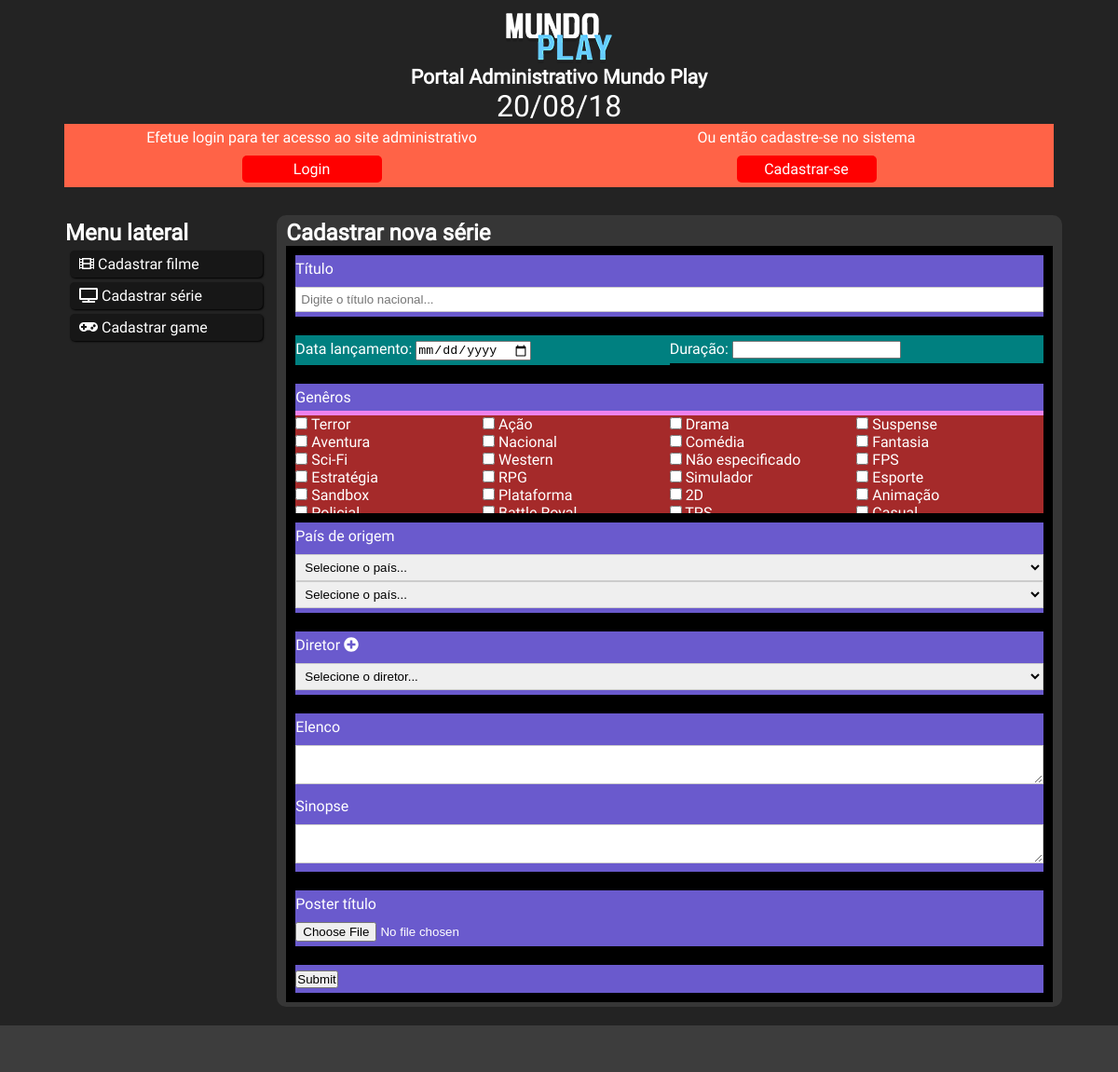
Screenshot of /titulos.php?t=cadastrarS with the database file from the repository.
### tables this page shows
CREATE TABLE IF NOT EXISTS `generos` (
  `idgeneros` INT NOT NULL AUTO_INCREMENT,
  `nomegenero` VARCHAR(45) NULL,
  PRIMARY KEY (`idgeneros`));

### cadastrarSerie.php (the view, shortened to what this page needs)
<section>
	<h2>Cadastrar nova série</h2>
	<form action="inserirTitulo.php?t=cadastrarS&midia=2" method="post" class="form_cadastro" enctype="multipart/form-data">
		<div class="grupo">
			<div class="campo_grande">
				<label for="titulo">Título</label>
			</div>
			<div class="campo_grande">
				<input type="text" id="fname" name="titulo" placeholder="Digite o título nacional...">
			</div>
		</div>
		<div class="grupo">
			<div class="campo">
				<label for="lancamento">Data lançamento: </label>
				<input type="date" id="fname" name="lancamento">
			</div>
			<div class="campo">
				<label for="duracao">Duração: </label>
				<input type="number" id="fname" name="duracao">
			</div>
		</div>
		<div class="grupo">
			<div class="campo_grande">
				<label for="genero[]">Genêros</label>
			</div>
			<div class="campo_multi">
			<?php
					include_once('config/conectar.php');
 					$sql4 = "SELECT * FROM generos ORDER BY idgeneros";
					$resultado4 = mysqli_query($strcon,$sql4) or die(mysql_error()."<br>Erro ao executar a inserção dos dados de gêneros");
					if (mysqli_num_rows($resultado4)!=0){
 						while($elemento = mysqli_fetch_array($resultado4))
 						{
   						$idgenero = $elemento['idgeneros'];
						$genero = $elemento['nomegenero'];
   						echo "<div class='campo_checkbox'>
							<input type='checkbox' name='genero[]' value='$idgenero'> $genero
						</div>";
						}
			}
		?>
			</div>
		</div>
		<div class="grupo">
			<div class="campo_grande">
				<label for="pais[]">País de origem</label>
			</div>
			<div class="campo_grande">
				<select id="pais" name="pais[]">
					<option value="">Selecione o país...</option>
				</select>
				<select id="pais" name="pais[]">
					<option value="">Selecione o país...</option>
				</select>
			</div>
		</div>
		<div class="grupo">
			<div class="campo_grande">
				<label for="diretor">Diretor <i class="fas fa-plus-circle"></i></label>
			</div>
			<div class="campo_grande">
				<select id="diretor" name="diretor" class="add_select">
					<option value="">Selecione o diretor...</option>
				</select>
			</div>
		</div>
		<div class="grupo">
			<div class="campo_grande">
				<label for="elenco">Elenco</label>
			</div>
			<div class="campo_grande">
				<textarea id="fname" name="elenco"></textarea>
			</div>
			<div class="campo_grande">
				<label for="sinopse">Sinopse</label>
			</div>
			<div class="campo_grande">
				<textarea id="fname" name="sinopse"></textarea>
			</div>
		</div>
		<div class="grupo">
			<div class="campo_grande">
				<label for="poster">Poster título</label>
			</div>
			<div class="campo_grande">
				<input type="file" id="fname" name="poster">
			</div>
		</div>
		<div class="grupo">
			<div class="campo_grande">
				<input type="submit" value="Submit" name='submit'>
			</div>
		</div>
	</form>
</section>

### css/estilo.css (style rules this page uses)
* { margin: 0 auto; padding: 0; -webkit-box-sizing: border-box; -moz-box-sizing:border-box; box-sizing: border-box; }
body { font-family: minha_font; font-weight: normal; background-color: #232323; color: #ffffff; }
#corpo_site_container section { position: relative; width: 100%; height: auto; background-color: #363636; flex-grow: 1; padding: 5px 10px; border-radius: 10px; }

### css/formularios.css (style rules this page uses)
.grupo { position: relative; width: 100%; height: auto; background-color: black; padding: 10px; overflow: auto; }
.grupo::before { display: table; clear: both; }
.campo_grande { position: relative; width: auto; height: auto; background-color: slateblue; padding: 5px 0; }
.campo { position: relative; width: 50%; height: auto; background-color: teal; padding: 5px 0; float: left; }
.campo_multi { position: relative; width: 100%; max-height: 100px; background-color: violet; padding: 5px 0; display: flex; flex-direction: row; flex-wrap: wrap; }
.campo_checkbox { position: relative; width: 25%; height: auto; background-color: brown; display: block; }
.form_cadastro input[type=text], .form_cadastro select, .form_cadastro textarea, .form_cadastro input[type=password] { width: auto; min-width: 100%; padding: 5px; border: 1px solid #ccc; resize: vertical; }

### rows the page displays
generos: nomegenero "Terror"
generos: nomegenero "Ação"
generos: nomegenero "Drama"
generos: nomegenero "Suspense"
generos: nomegenero "Aventura"
generos: nomegenero "Nacional"
generos: nomegenero "Comédia"
generos: nomegenero "Fantasia"
generos: nomegenero "Sci-Fi"
generos: nomegenero "Western"
generos: nomegenero "Não especificado"
generos: nomegenero "FPS"
generos: nomegenero "Estratégia"
generos: nomegenero "RPG"
generos: nomegenero "Simulador"
generos: nomegenero "Esporte"
generos: nomegenero "Sandbox"
generos: nomegenero "Plataforma"
generos: nomegenero "2D"
generos: nomegenero "Animação"
